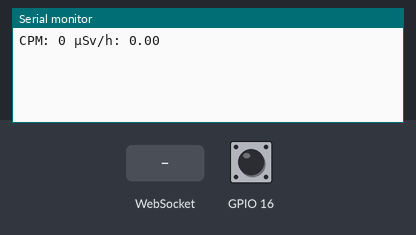
The sketch below on a simulated ESP32. Parts: the last lines printed to the serial monitor. The inputs (shaded band) are chosen by the test bench; at power-on: GPIO 16 HIGH. WiFi joins after 1.5 s; servers stay silent unless stated.

Above: at 1.2 s.
1.3 s: WebSocket text "1" received
At 1.9 s:
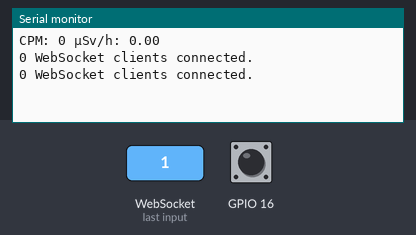
4.3 s: GPIO 16 pulled LOW for 0.15 s
At 6.4 s:
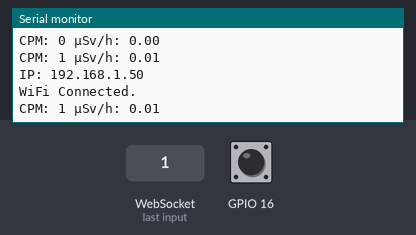
6.5 s: GPIO 16 pulled LOW for 1 s
At 8.4 s:
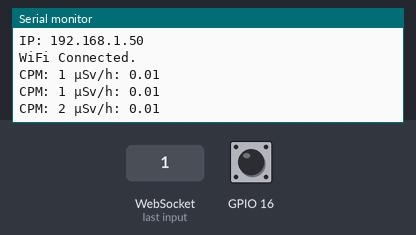
Timing chart, 0 to 9.9 s (numbered marks = the images above; inputs shaded):
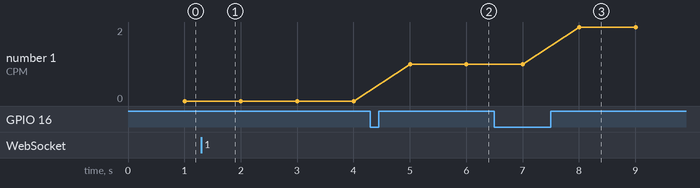

Measured:
- after the input at 1.3 s, the serial monitor: prints a new line after 0.20 s (image 1)
- after the input at 4.3 s, the serial monitor: prints a new line after 0.70 s (image 2)
- after the input at 6.5 s, the serial monitor: prints a new line after 1.5 s (image 3)
- plotted number 1: 0 → 1 after the input at 4.3 s, 1 → 2 after the input at 6.5 s

The sketch:

gammaDetect.ino
```cpp
const char *wlanSSID="xxx";
const char *wlanPASS="xxx";

#include "Counter.h"
#include "WLAN.h"
#include "HTTP.h"

void setup() {
  Serial.begin(115200);
  initCounter();
  initWLAN();
  initHTTP();
  initWebSockets(); }

void loop() { counterWorker(); wlanWorker(); httpWorker(); webSocketsWorker(); }
```

Counter.h
```cpp
#include <WebSocketsServer.h> //https://github.com/Links2004/arduinoWebSockets

WebSocketsServer stream=WebSocketsServer(81);

#define memoryDepthSec 300
#define memoryDepthMin 300

volatile uint8_t count=0;
uint8_t start=0;

void ISR() { count++; }

void streamEvent(uint8_t num,WStype_t type,uint8_t * payload,size_t length) {
  switch(type) {
    case WStype_CONNECTED: { Serial.print(stream.connectedClients()); Serial.println(" WebSocket clients connected.");
      if (start==1) { start=2; } }
    case WStype_DISCONNECTED: { Serial.print(stream.connectedClients()); Serial.println(" WebSocket clients connected."); }
    case WStype_TEXT: { }
    case WStype_BIN: { }
    case WStype_ERROR: { }
    default: { } } }

void initCounter() {
  pinMode(16,INPUT_PULLUP);
  attachInterrupt(digitalPinToInterrupt(16),ISR,RISING); }

void initWebSockets() {
  stream.begin();
  stream.onEvent(streamEvent); }

void counterWorker() {
  static uint32_t counterMemorySec[memoryDepthSec],pointerMemorySec;
  static uint32_t counterMemoryMin[memoryDepthMin],pointerMemoryMin;
  if (start==2) { start=0;
    if (counterMemoryMin[pointerMemoryMin]>0) {
      for (int n=pointerMemoryMin;n<memoryDepthMin;n++) { stream.broadcastTXT(String(counterMemoryMin[n]).c_str()); } }
    for (int n=0;n<pointerMemoryMin;n++) { stream.broadcastTXT(String(counterMemoryMin[n]).c_str()); }
    if (counterMemorySec[pointerMemorySec]>0) {
      for (int n=pointerMemorySec;n<memoryDepthSec;n++) { stream.broadcastTXT(String(counterMemorySec[n]).c_str()); } }
    for (int n=0;n<pointerMemorySec;n++) { stream.broadcastTXT(String(counterMemorySec[n]).c_str()); } }

  static uint32_t timer=millis()+1000,counterSum=0,counter[60];
  static uint8_t pointer;
  if (count>0) { counter[pointer]+=count; counterSum+=count; count=0; }
  if (millis()>=timer) { timer=millis()+1000;
    Serial.print("CPM: "); Serial.print(counterSum);
    Serial.print(" µSv/h: "); Serial.println((float)counterSum/151);
    if (stream.connectedClients()>0) { stream.broadcastTXT(String(counterSum).c_str()); }
    counterMemorySec[pointerMemorySec]=counterSum; pointerMemorySec++; pointerMemorySec%=memoryDepthSec;
    if (pointer==59) { counterMemoryMin[pointerMemoryMin]=counterSum; pointerMemoryMin++; pointerMemoryMin%=memoryDepthMin; }
    pointer++; pointer%=60;
    counterSum-=counter[pointer];
    counter[pointer]=0; } }

void webSocketsWorker() { stream.loop(); }
```

HTTP.h
```cpp
#include <WebServer.h>
#include <ESPmDNS.h>

WebServer webServer(80);

const char *loginIndex=R"(
<!DOCTYPE html>
<html lang="de"><head>
<meta charset="UTF-8">
<title>gammaDetect</title>
<style>
  body { font-family:Arial,sans-serif; margin:30px; }
  button { padding:0.5em; float:right; }
</style>
<script src="https://cdn.jsdelivr.net/npm/chart.js"></script>
<script src="https://cdn.jsdelivr.net/npm/hammerjs"></script>
<script src="https://cdn.jsdelivr.net/npm/chartjs-plugin-zoom"></script>
<script>
function initMain() { openStream(); window.setInterval("checkStream();",5000);
  labels=[]; data1=[]; data2=[]; oldx=0; data=""; config=""; getChart();
  myChart=new Chart(document.getElementById('myChart'),config); }

function openStream() { stream=new WebSocket("ws://"+window.location.hostname+":81");
  stream.onmessage=streamMessage; stream.heartbeat=0; }
function checkStream() { if (stream.heartbeat==0) { stream.close(); openStream(); } else { stream.heartbeat=0; } }
function streamMessage(event) { stream.heartbeat++; x1=event.data*1; x2=x1/151;
  if (labels.length==0) { oldx=x2 } x3=(x2+oldx)/2; oldx=x3;
  id("text1").innerHTML=x1; id("text2").innerHTML=x2.toFixed(2);
  labels.push(labels.length); data1.push(x1); data2.push(x3); myChart.update("none"); }

function getChart() {
  data={labels:labels,datasets:[{
    label:'cpm',
    backgroundColor:'rgb(170,170,170)',borderColor:'rgb(170,170,170)',borderWidth:2,
    yAxisID:'y1',xAxisID:'x',data:data1,hidden:true,
    cubicInterpolationMode:'monotone',tension:0.4},{
    label:'µSv/h',
    backgroundColor:'rgb(200,80,80)',borderColor:'rgb(200,80,80)',borderWidth:2,
    yAxisID:'y2',xAxisID:'x',data:data2,
    cubicInterpolationMode:'monotone',tension:0.4}]};

  config={type:'line',data,options:{
    interaction:{mode:'nearest',intersect:false},
    resizeDelay:50,radius:0,scales:{
      x:{min:function(){if(labels.length>120){return labels.length-120;}else{return 0;}}},
      y1:{position:"left",min:0,grid:{drawOnChartArea:true},display:'auto'},
      y2:{position:"right",min:0,grid:{drawOnChartArea:true},display:'auto'}},
    plugins:{zoom:{
      pan:{enabled:true,mode:'x'},
      zoom:{mode:'x',
        wheel:{enabled:true},
        pinch:{enabled:true}}}}}}; }

function resetZoom() { myChart.resetZoom();
  myChart.config.options.scales.x.min=function(){if(labels.length>120){return labels.length-120;}else{return 0;}}; }

function id(id) { return document.getElementById(id); }
</script></head>
<body onload="initMain();">
  <span><span id="text1">0</span> cpm &nbsp; &nbsp; &nbsp; <span id="text2">0</span> µSv/h
  <button type="button" onclick="resetZoom();">Reset Zoom</button></span>
  <canvas id="myChart"></canvas>
</body></html>)";

void initHTTP() {
  MDNS.begin("gammadetect");
  webServer.on("/", HTTP_GET, []() { start=1;
    webServer.sendHeader("Connection", "close");
    webServer.send(200, "text/html", loginIndex); });
  webServer.begin(); }

void httpWorker() { webServer.handleClient(); }
```

WLAN.h
```cpp
#include <WiFi.h>

int wifiStatus;

void initWLAN() {
  WiFi.mode(WIFI_STA);
  WiFi.begin(wlanSSID,wlanPASS); }

void wlanWorker() {
  static uint32_t wlanTimer1=millis()+60000;
  static uint32_t wlanTimer2=millis()+5000;
  if (millis()>=wlanTimer1) { wlanTimer1=millis()+60000;
    if (WiFi.status()!=WL_CONNECTED) { WiFi.disconnect(); initWLAN(); } }
  if (millis()>=wlanTimer2) { wlanTimer2=millis()+5000;
    if (WiFi.status()!=wifiStatus) { wifiStatus=WiFi.status();
      if (wifiStatus==WL_CONNECTED) { Serial.print("IP: "); Serial.println(WiFi.localIP()); Serial.println("WiFi Connected."); }
      else { Serial.println("WiFi Disconnected."); } } } }
```
